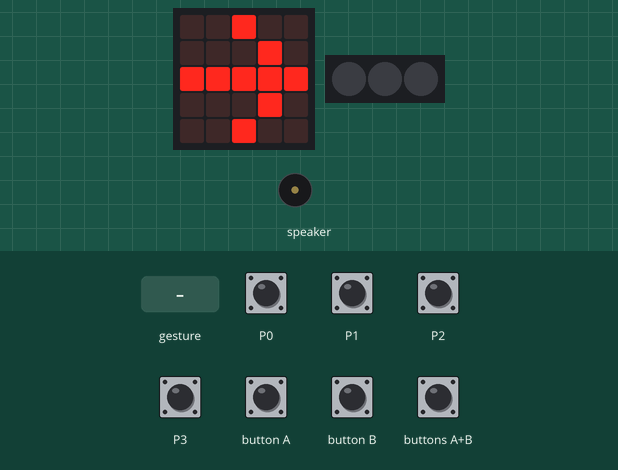
This program was run on a simulated Calliope mini (MakeCode). Shown: the board's 5×5 LED display, 3 RGB LEDs in strip order, left to right, buzzer (waves = sounding). The inputs (shaded band) are chosen by the test bench. A tilt is held for 1.5 s and a shake lasts 1 s, then the board lies face up again.

Above: at 3.6 s.
3.7 s: touch pin P0 pressed for 0.15 s
At 5.6 s:
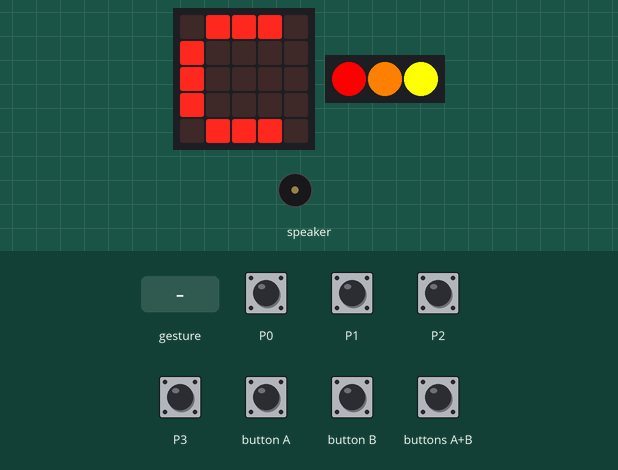
6.4 s: gesture 'shake'
At 9.0 s:
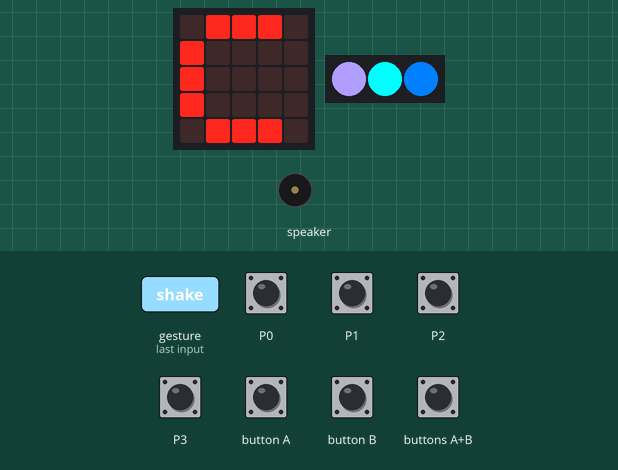
9.3 s: touch pin P1 pressed for 0.15 s
At 11.1 s:
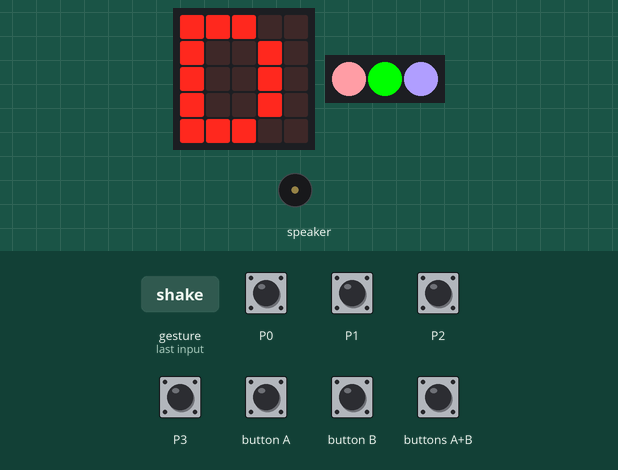
12.0 s: touch pin P2 pressed for 0.15 s
At 14.3 s:
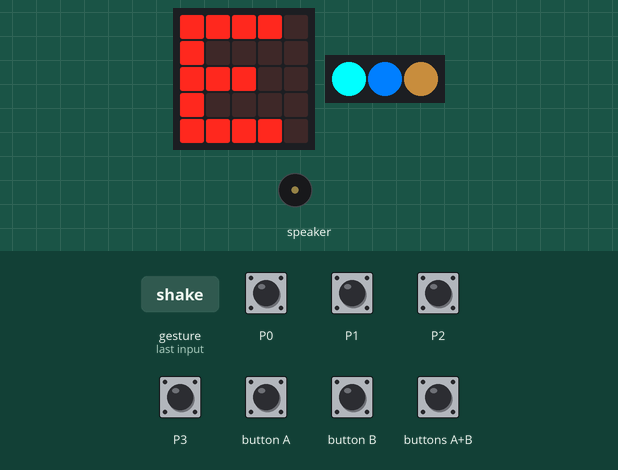
14.7 s: touch pin P3 pressed for 0.15 s
At 16.4 s:
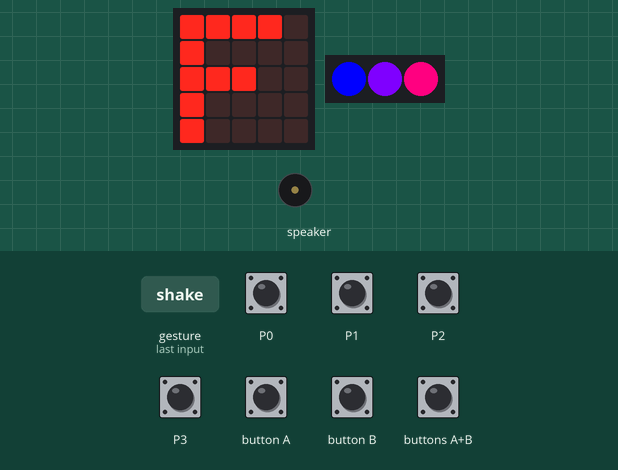
17.4 s: button A pressed for 0.15 s
At 18.1 s:
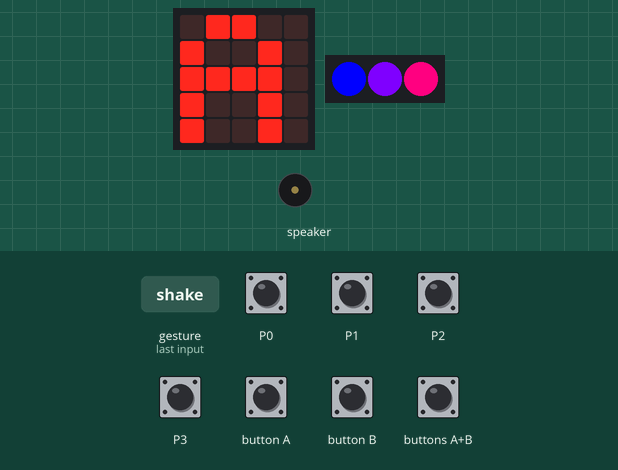
Timing chart, 0 to 19.1 s (numbered marks = the images above; inputs shaded):
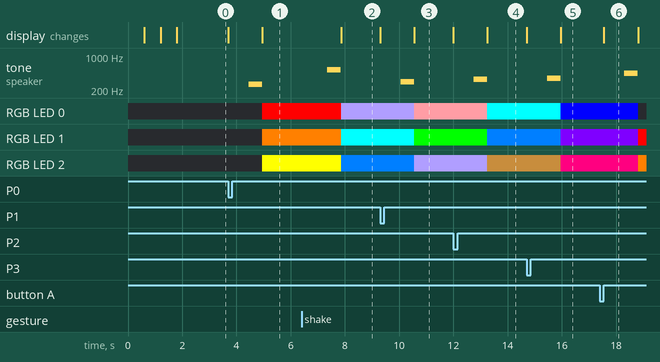

The program:

main.ts
```typescript
input.onGesture(Gesture.Shake, function () {
    basic.showString("C")
    music.playTone(523, music.beat(BeatFraction.Whole))
    basic.setLedColors(0xb09eff, 0x00ffff, 0x007fff)
    basic.pause(1000)
})
input.onPinTouchEvent(TouchPin.P1, input.buttonEventDown(), function () {
    basic.showString("D")
    music.playTone(294, music.beat(BeatFraction.Whole))
    basic.setLedColors(0xff9da5, 0x00ff00, 0xb09eff)
    basic.pause(1000)
})
input.onButtonEvent(Button.A, input.buttonEventClick(), function () {
    basic.showString("A")
    music.playTone(440, music.beat(BeatFraction.Whole))
    basic.setLedColors(0x000000, 0xff0000, 0xff8000)
    basic.pause(1000)
})
input.onPinTouchEvent(TouchPin.P2, input.buttonEventDown(), function () {
    basic.showString("E")
    music.playTone(330, music.beat(BeatFraction.Whole))
    basic.setLedColors(0x00ffff, 0x007fff, 0x65471f)
    basic.pause(1000)
})
input.onPinTouchEvent(TouchPin.P0, input.buttonEventDown(), function () {
    basic.showString("C")
    music.playTone(262, music.beat(BeatFraction.Whole))
    basic.setLedColors(0xff0000, 0xff8000, 0xffff00)
    basic.pause(1000)
})
input.onButtonEvent(Button.AB, input.buttonEventClick(), function () {
    basic.showString("G")
    music.playTone(392, music.beat(BeatFraction.Whole))
    basic.setLedColors(0xff00ff, 0xffffff, 0x999999)
    basic.pause(1000)
})
input.onButtonEvent(Button.B, input.buttonEventClick(), function () {
    basic.showString("B")
    music.playTone(494, music.beat(BeatFraction.Whole))
    basic.setLedColors(0xffff00, 0xff9da5, 0x00ff00)
    basic.pause(1000)
})
input.onPinTouchEvent(TouchPin.P3, input.buttonEventDown(), function () {
    basic.showString("F")
    music.playTone(349, music.beat(BeatFraction.Whole))
    basic.setLedColors(0x0000ff, 0x7f00ff, 0xff0080)
    basic.pause(1000)
})
input.onGesture(Gesture.FreeFall, function () {
    basic.showString("D")
    music.playTone(587, music.beat(BeatFraction.Whole))
    basic.setLedColors(0x65471f, 0x0000ff, 0x7f00ff)
    basic.pause(1000)
})
basic.showIcon(IconNames.ArrowWest)
basic.showIcon(IconNames.ArrowSouthWest)
basic.showIcon(IconNames.ArrowSouthEast)
basic.showIcon(IconNames.ArrowEast)
```

test.ts
```typescript
// Hier kann man Tests durchführen; diese Datei wird nicht kompiliert, wenn dieses Paket als Erweiterung verwendet wird.
```

Measured:
- after the input at 3.7 s, tone on speaker: silent → 262 Hz after 0.75 s, → silent 0.50 s later; RGB LED 0: off → RGB(255, 0, 0) after 1.3 s; RGB LED 1: off → RGB(255, 128, 0) after 1.3 s; RGB LED 2: off → RGB(255, 255, 0) after 1.3 s; the display: first changes at once (image 1 shows a later state)
- after the input at 6.4 s, tone on speaker: silent → 523 Hz after 0.95 s, → silent 0.50 s later; RGB LED 0: RGB(255, 0, 0) → RGB(176, 158, 255) after 1.5 s; RGB LED 1: RGB(255, 128, 0) → RGB(0, 255, 255) after 1.5 s; RGB LED 2: RGB(255, 255, 0) → RGB(0, 127, 255) after 1.5 s
- after the input at 9.3 s, tone on speaker: silent → 294 Hz after 0.75 s, → silent 0.50 s later; RGB LED 0: RGB(176, 158, 255) → RGB(255, 157, 165) after 1.3 s; RGB LED 1: RGB(0, 255, 255) → RGB(0, 255, 0) after 1.3 s; RGB LED 2: RGB(0, 127, 255) → RGB(176, 158, 255) after 1.3 s; the display: first changes at once (image 3 shows a later state)
- after the input at 12.0 s, tone on speaker: silent → 330 Hz after 0.75 s, → silent 0.50 s later; RGB LED 0: RGB(255, 157, 165) → RGB(0, 255, 255) after 1.3 s; RGB LED 1: RGB(0, 255, 0) → RGB(0, 127, 255) after 1.3 s; RGB LED 2: RGB(176, 158, 255) → RGB(101, 71, 31) after 1.3 s; the display: first changes at once (image 4 shows a later state)
- after the input at 14.7 s, tone on speaker: silent → 349 Hz after 0.75 s, → silent 0.50 s later; RGB LED 0: RGB(0, 255, 255) → RGB(0, 0, 255) after 1.3 s; RGB LED 1: RGB(0, 127, 255) → RGB(127, 0, 255) after 1.3 s; RGB LED 2: RGB(101, 71, 31) → RGB(255, 0, 128) after 1.3 s; the display: first changes at once (image 5 shows a later state)
- after the input at 17.4 s, tone on speaker: silent → 440 Hz after 0.90 s, → silent 0.50 s later; RGB LED 0: RGB(0, 0, 255) → off after 1.4 s; RGB LED 1: RGB(127, 0, 255) → RGB(255, 0, 0) after 1.4 s; RGB LED 2: RGB(255, 0, 128) → RGB(255, 128, 0) after 1.4 s; the display: changes after 0.15 s (image 6)
- what the display in image 6 shows lasts 1.2 s, from 17.6 s to 18.8 s
